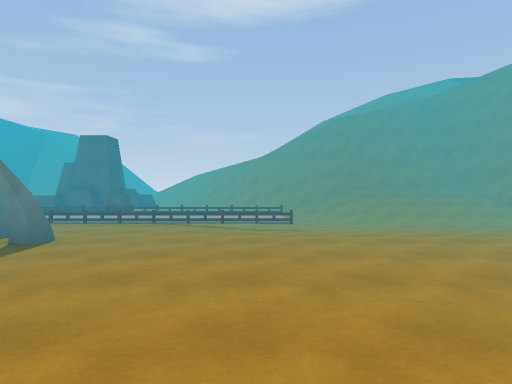
view 1 (above)

17 first-person views from a walk through a Unity game level. The camera is 1.3 m above the floor, looks level and sees 75° across. Doors are open. The floor is counted in squares, 2 m on a side. Each view is taken from the middle of a square. On the plan, view 1 faces up. The plan holds only what a view shows up to about 10 squares ahead; the rest is blank. The place goes on beyond the plan. Surface patterns are stand-ins for the level's own textures.

view 2
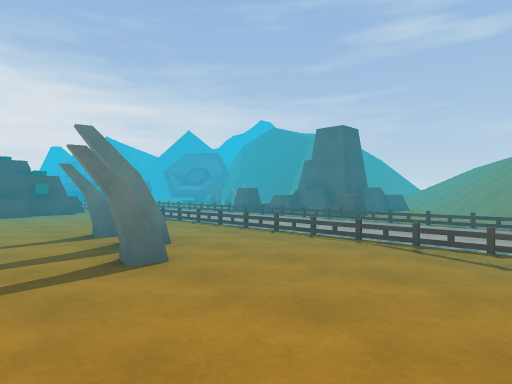

view 3
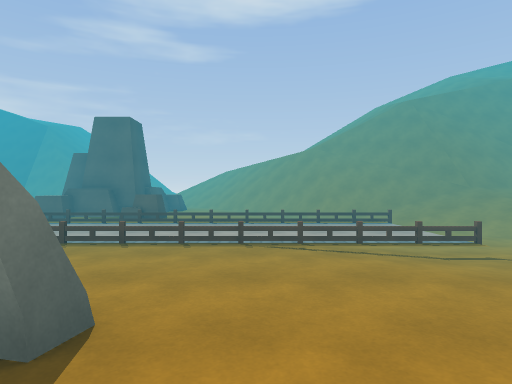

view 4
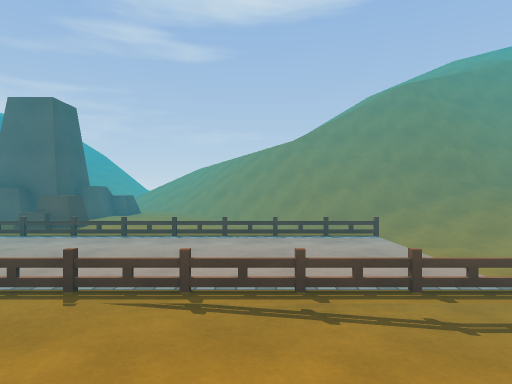

view 5
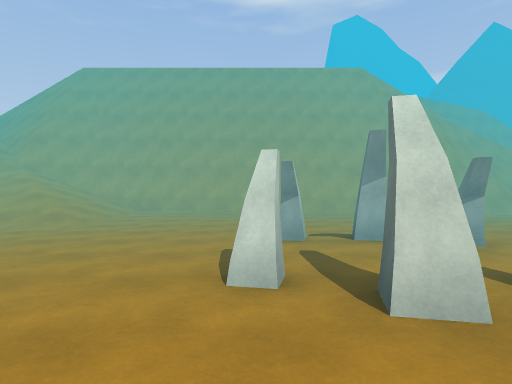

view 6
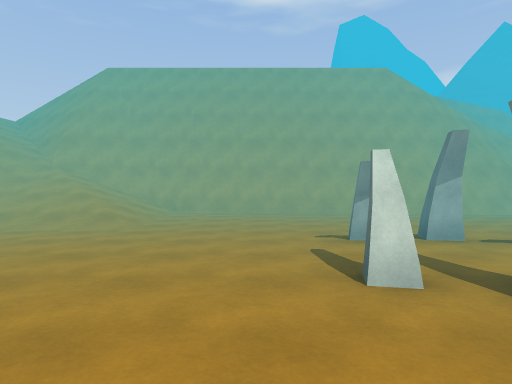

view 7
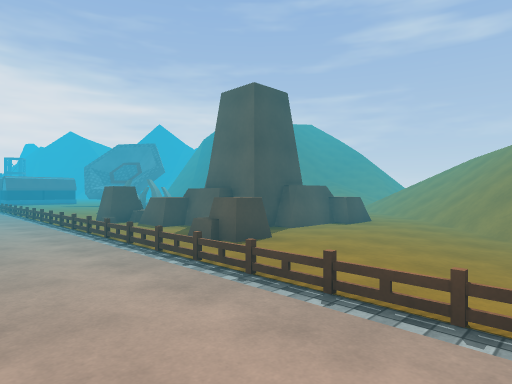

view 8
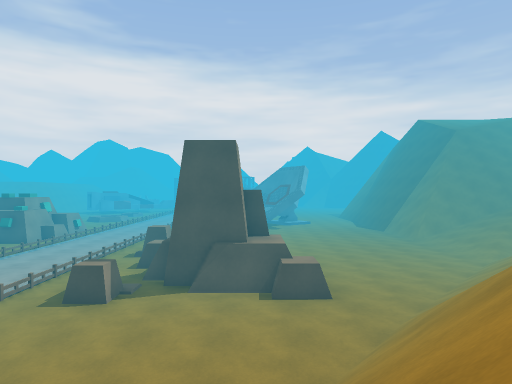

view 9
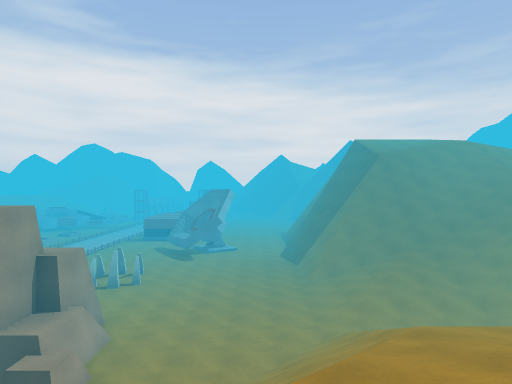

view 10
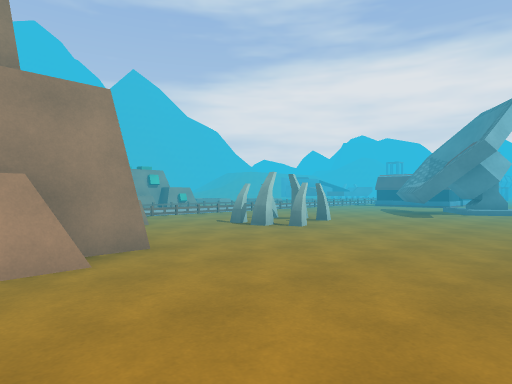

view 11
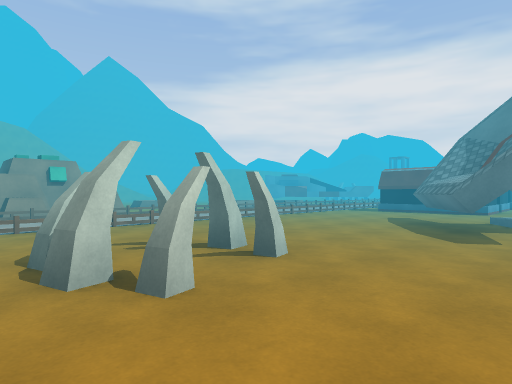

view 12
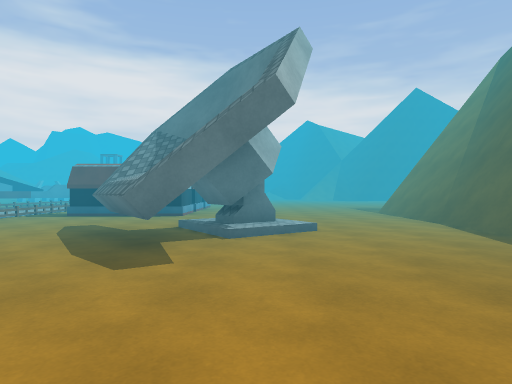

view 13
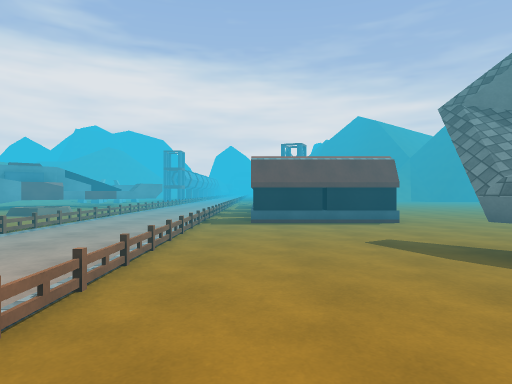

view 14
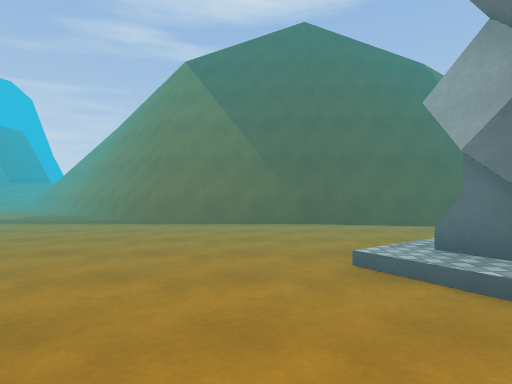

view 15
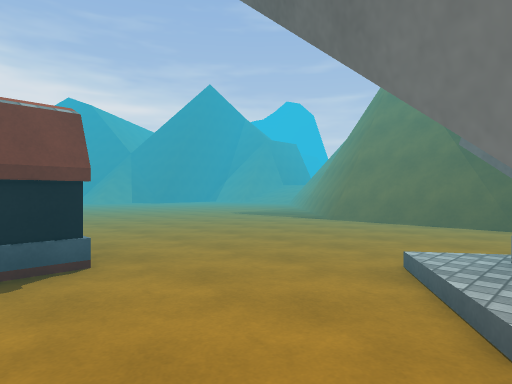

view 16
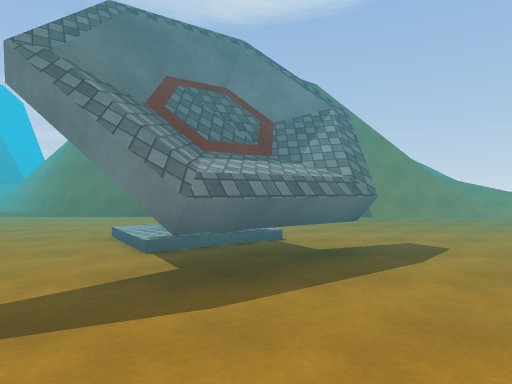

view 17
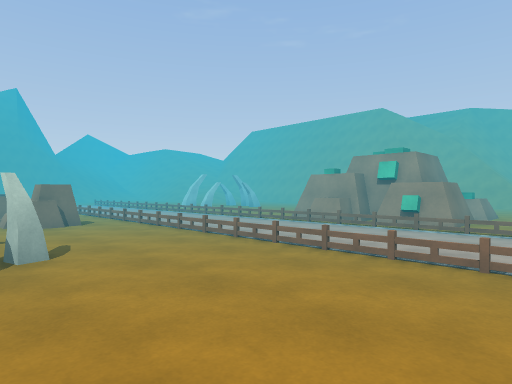

### Floor plan
Key: @ floor where view 1 was taken; # wall or solid block; . main floor; - floor 0.5 m lower than the main floor; _ floor 0.75 m lower than the main floor; : floor 1.25 m higher than the main floor; + floor 3.5 m higher than the main floor; * floor 4 m higher than the main floor; % floor 4.75 m higher than the main floor; / step, stairs or slope; = window, fence, low wall or low ledge; ^ raised ledge; v drop or lower ground.
Columns run from 28 left of view 1 to 7 right of it. Each row starts with its distance up from view 1.
 25                   //
 24                   ////
 23  ..##vvvvvvvvv    ////
 22  ...##vvvvvvvv    ////
 21   ...#####     #//////
 20    ...###########////////+*
 19   ....................////*
 18  ......................//// %
 17 ........................///
 16 ..........##.............///
 15    .......###........##^..////=v/=vv
 14       ##..##....##..####...////##//
 13       ##........##..####...-////=//
 12        #...........==###...--////:
 11        #...........##..^...--_///
 10     /////////////////////////#_//...
  9     .........................___/---
  8     .........................------
  7     //////   ////////////////-----
  6      ...     .####................
  5              .#####....##........
  4              .^  ^=......#......
  3              .^       #.........
  2                      ..#.#.....
  1                     ............
  0                     ........@////
 -1                    ..........////
 -2                   .........../////
 -3                  ################/

Where each view was taken, in squares from view 1:
view 1: 0 up, 0 right, facing up
view 2: 3 up, 0 right, facing up-left
view 3: 3 up, 2 left, facing up
view 4: 5 up, 1 left, facing up
view 5: 7 up, 3 left, facing down
view 6: 7 up, 2 left, facing down
view 7: 8 up, 1 left, facing up-left
view 8: 14 up, 1 right, facing left
view 9: 18 up, 0 right, facing left
view 10: 18 up, 6 left, facing down-left
view 11: 16 up, 10 left, facing down-left
view 12: 16 up, 12 left, facing left
view 13: 11 up, 14 left, facing left
view 14: 13 up, 20 left, facing up
view 15: 13 up, 18 left, facing up-left
view 16: 11 up, 17 left, facing up
view 17: 13 up, 16 left, facing down-right
